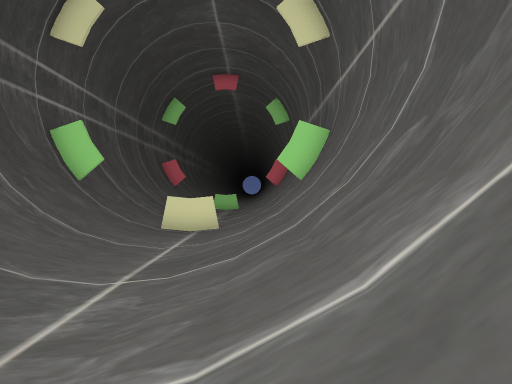
[1] (above)

14 first-person views from a walk through a scene from a Unity 3-D project. The camera is 1.4 m above the floor, looks level and sees 85° across. The floor is counted in squares, 2 m on a side. Each view is taken from the middle of a square. On the plan, view 1 faces up. The plan holds only what a view shows up to about 9 squares ahead; the rest is blank. The place goes on beyond the plan. The player is left out.

[2]
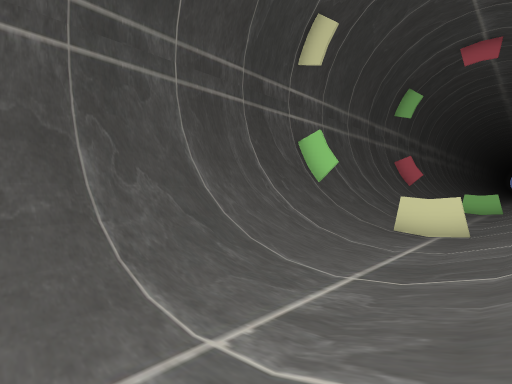

[3]
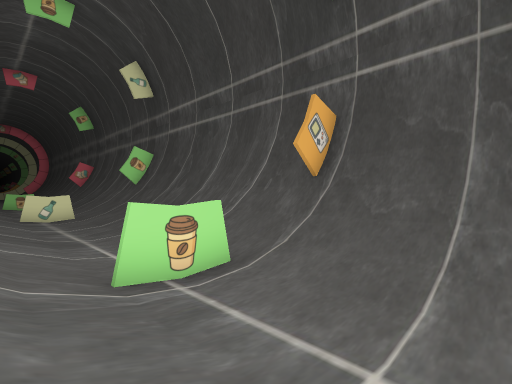

[4]
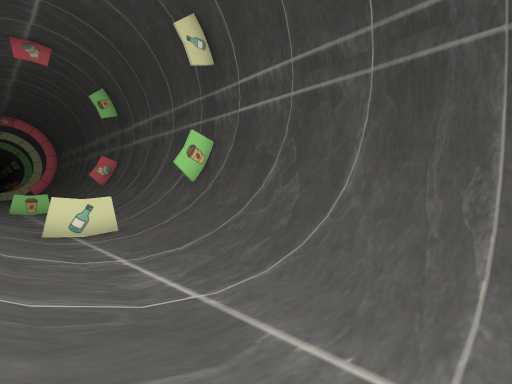

[5]
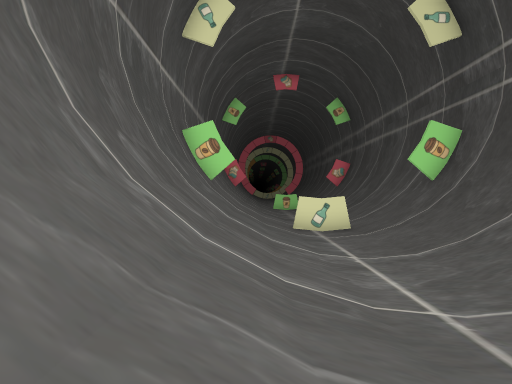

[6]
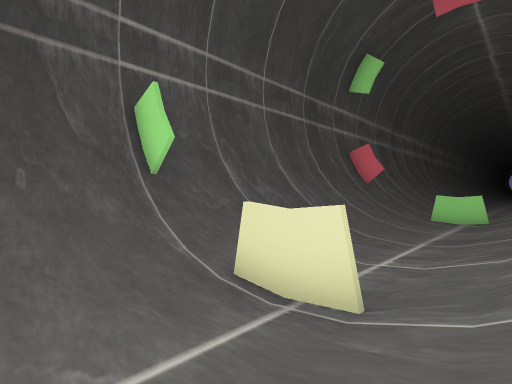

[7]
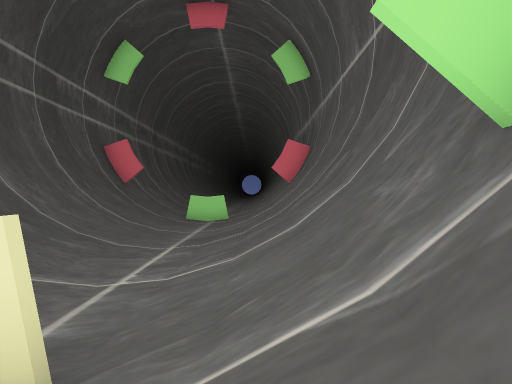

[8]
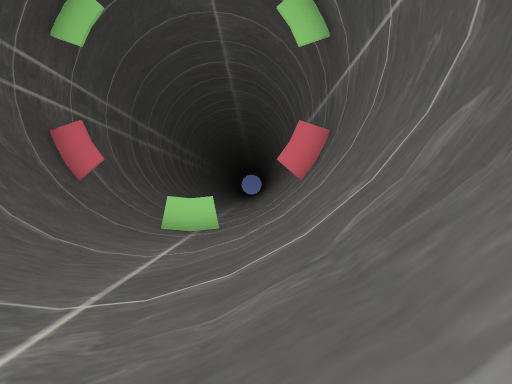

[9]
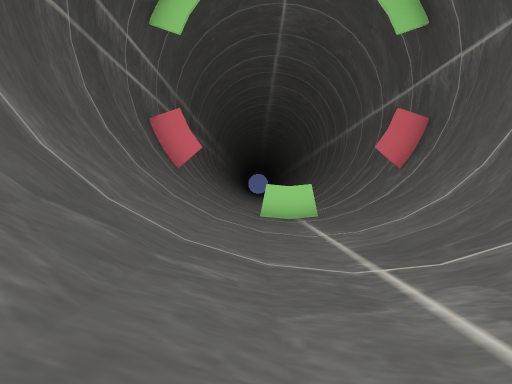

[10]
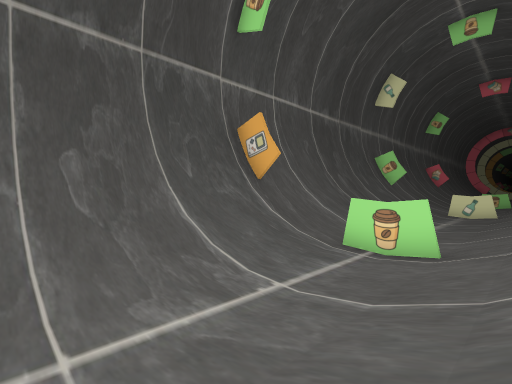

[11]
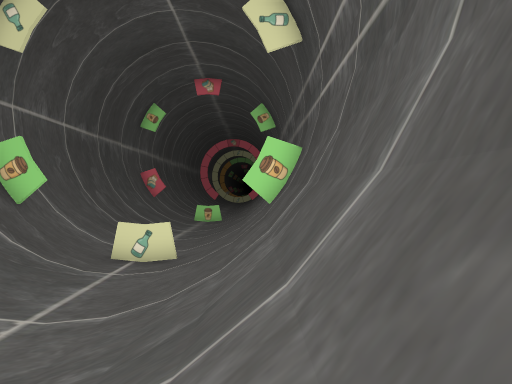

[12]
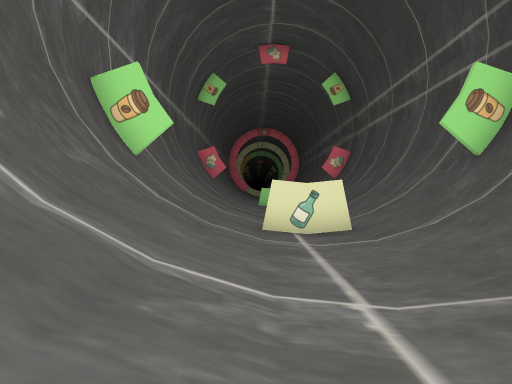

[13]
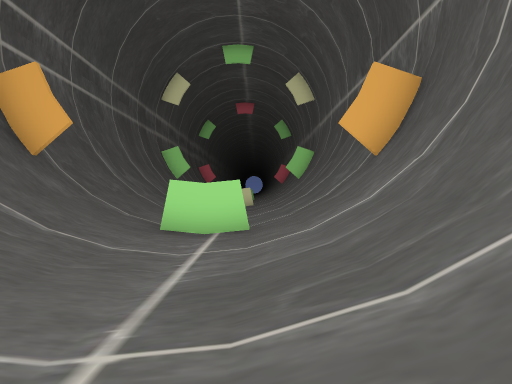

[14]
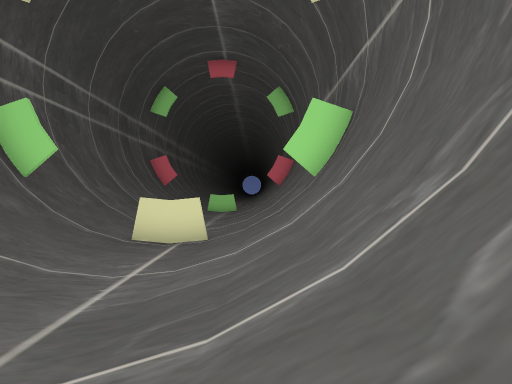

### Floor plan
Key: @ floor where view 1 was taken; # wall or solid block; . main floor; - floor 0.25 m lower than the main floor; / step, stairs or slope; O other object.
Columns run from 6 left of view 1 to 2 right of it. Each row starts with its distance up from view 1.
 18 #O/###/O#
 17 #//.-.//#
 16 #//.-.//#
 15 #//.-.//#
 14 #//.-.//#
 13 #//.-.//#
 12 #//.-.//#
 11 #//.-.//#
 10 #//.-.//#
  9 #//.-.//#
  8 ##//#//##
  7 #//.-.//#
  6 #//.-.//#
  5 #//.-.//#
  4 #//.-.//#
  3 #//.-.//#
  2 #//.-.//#
  1 #//.-.//#
  0 #//.-.@/#
 -1 #//.-.//#
 -2 ##//#//##
 -3 #//.-.//#
 -4 #//.-.//#
 -5 #//.-.//#
 -6 #//.-.//#
 -7 #//.-.//#
 -8 #//.-.//#
 -9 #//.-.//#
-10 #//.-.//#
-11 #//.-.//#
-12 ##//#//##
-13 #//. .//#

Positions as (right, up) in squares from view 1, and headings:
1: (0, 0), facing up
2: (0, 0), facing up-left
3: (0, 2), facing down-left
4: (0, -3), facing down-left
5: (0, -3), facing down
6: (0, 6), facing up-left
7: (0, 7), facing up
8: (0, 10), facing up
9: (-3, 10), facing up
10: (-4, 4), facing down-right
11: (-5, -4), facing down
12: (-1, -6), facing down
13: (-1, -7), facing up
14: (0, 2), facing up
